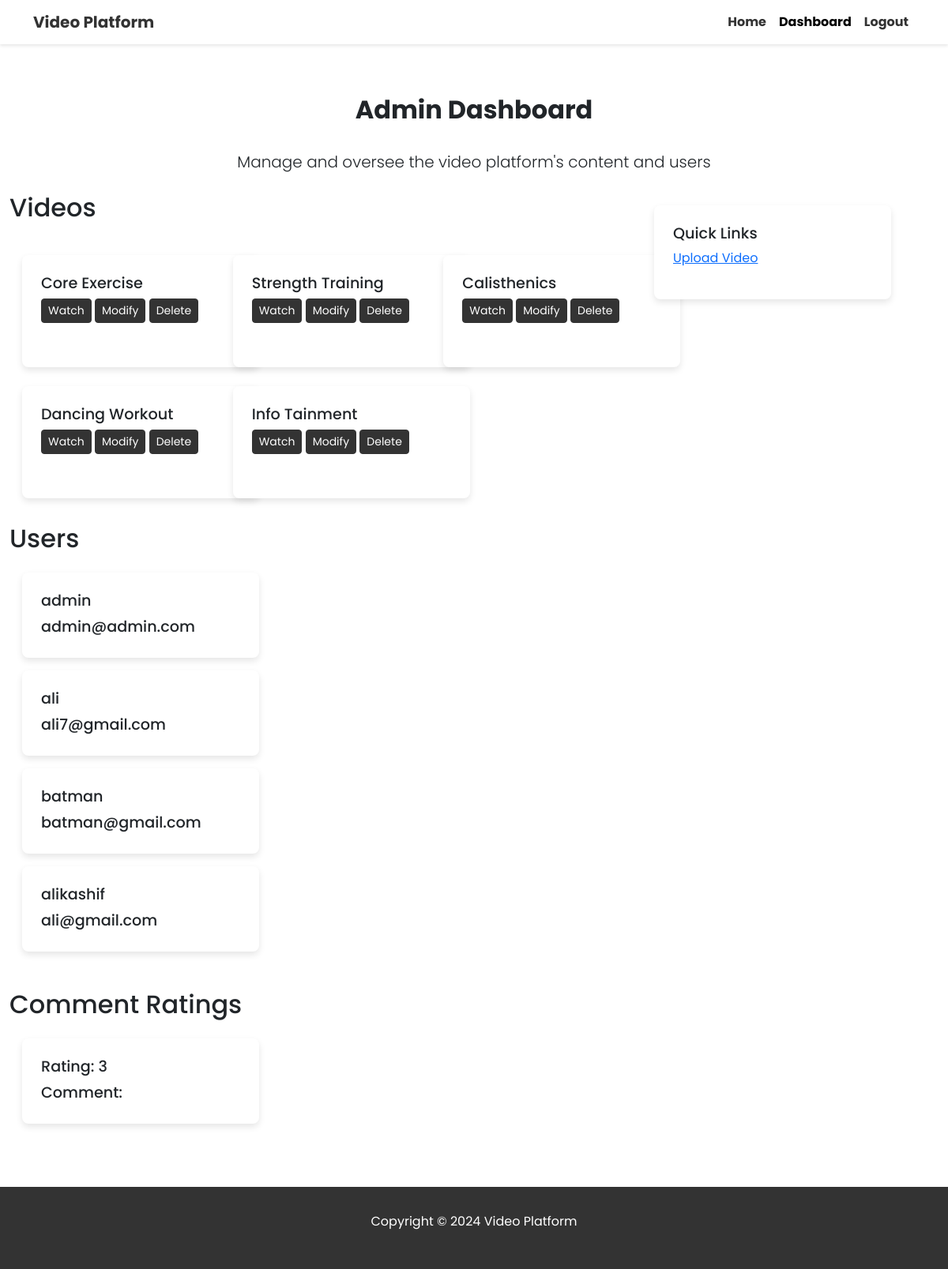
Page /accounts/dashboard/ (signed in) on the committed database.
### videos/models.py (models this page shows, shortened)
class Video(models.Model):
    title = models.CharField(max_length=200)
    publisher = models.CharField(max_length=100)
    producer = models.CharField(max_length=100)
    genre = models.CharField(max_length=100)
    age_rating = models.CharField(max_length=10)
    video_file = models.FileField(upload_to='videos/')
    uploaded_by = models.ForeignKey(settings.AUTH_USER_MODEL, on_delete=models.CASCADE)
    upload_date = models.DateTimeField(auto_now_add=True)

class CommentRating(models.Model):
    video = models.ForeignKey(Video, on_delete=models.CASCADE)
    user = models.ForeignKey(settings.AUTH_USER_MODEL, on_delete=models.CASCADE)
    text = models.TextField(blank=True, null=True)
    rating = models.IntegerField(blank=True, null=True)
    created_date = models.DateTimeField(auto_now_add=True)

### accounts/models.py (models this page shows, shortened)
class CustomUser(AbstractBaseUser, PermissionsMixin):
    email = models.EmailField()
    first_name = models.CharField(max_length=50)
    last_name = models.CharField(max_length=50)
    username = models.CharField(max_length=20, unique=True)
    profile_picture = models.ImageField(upload_to='profile_pics', default='profile_pics/default.jpg')
    is_active = models.BooleanField(default=True)
    is_staff = models.BooleanField(default=False)
    is_superuser = models.BooleanField(default=False)
    date_joined = models.DateTimeField(default=timezone.now)
    objects = CustomUserManager()
    USERNAME_FIELD = 'username'
    REQUIRED_FIELDS = ['email']
    groups = models.ManyToManyField(
        'auth.Group',
        related_name='custom_users',  # Add this related_name
        blank=True,
        verbose_name='groups',
        help_text='The groups this user belongs to. A user will get all permissions granted to each of their groups.',
    )
    user_permissions = models.ManyToManyField(
        'auth.Permission',
        related_name='custom_users',  # Add this related_name
        blank=True,
        verbose_name='user permissions',
        help_text='Specific permissions for this user.',
        related_query_name='custom_user',
    )

### accounts/views.py (the view)
# urls.py: path('accounts/dashboard/', views.admin_dashboard, name='dashboard'),
@login_required
def admin_dashboard(request):
    users = CustomUser.objects.all()
    videos = Video.objects.all()
    comment_ratings = CommentRating.objects.all()
    context = {
        'users': users,
        'videos': videos,
        'comment_ratings': comment_ratings,
    }
    return render(request, 'accounts/admin_dashboard.html', context)

### accounts/templates/accounts/admin_dashboard.html (shortened to what this page needs)
<!DOCTYPE html>
<html lang="en">
<head>
  <link href="https://cdn.jsdelivr.net/npm/bootstrap@5.3.3/dist/css/bootstrap.min.css" rel="stylesheet" />
</head>
<body>
    <nav class="navbar navbar-expand-lg navbar-light">
      <div class="container">
        <a class="navbar-brand" href="#">Video Platform</a>
        <div
          class="collapse navbar-collapse justify-content-end"
          id="navbarNav"
        >
          <ul class="navbar-nav">
            <li class="nav-item">
              <a class="nav-link" href="{% url 'dashboard' %}">Home</a>
            </li>
            <li class="nav-item">
              <a class="nav-link active" href="{% url 'dashboard' %}"
                >Dashboard</a
              >
            </li>
            <li class="nav-item">
              <a class="nav-link" href="{% url 'logout' %}">Logout</a>
            </li>
          </ul>
        </div>
      </div>
    </nav>
    <section class="admin-section">
      <div class="container">
        <h1>Admin Dashboard</h1>
        <p class="lead text-center mb-4">
          Manage and oversee the video platform's content and users
        </p>
        <div class="row">
          <div class="col-md-8">
            <div class="video-section mb-5">
              <h2 class="mb-4">Videos</h2>
              <div class="row row-cols-1 row-cols-md-3 g-4">
                {% for video in videos %}
                <div class="col">
                  <div class="card h-100">
                    <div class="card-body">
                      <h3 class="card-title">{{ video.title }}</h3>
                      <a href="{% url 'video_detail' video.id %}"
                        class="btn btn-primary btn-sm"
                        >Watch</a
                      >
                      <a
                        href="{% url 'modify_video' video.id %}"
                        class="btn btn-secondary btn-sm"
                        >Modify</a
                      >
                      <form
                        method="post"
                        action="{% url 'delete_video' video.id %}"
                        style="display: inline;"
                      >
                        <button type="submit" class="btn btn-danger btn-sm">
                          Delete
                        </button>
                      </form>
                    </div>
                  </div>
                </div>
                {% empty %}
                <div class="col">
                  <p>No videos available.</p>
                </div>
                {% endfor %}
              </div>
            </div>
            <div class="user-section mb-5">
              <h2 class="mb-4">Users</h2>
              {% for user in users %}
              <div class="card mb-3">
                <div class="card-body">
                  <h5 class="card-title">{{ user.username }}</h5>
                  <p class="card-text">{{ user.email }}</p>
                </div>
              </div>
              {% empty %}
              <p>No users available.</p>
              {% endfor %}
            </div>
            <div class="comment-rating-section">
              <h2 class="mb-4">Comment Ratings</h2>
              {% for rating in comment_ratings %}
              <div class="card mb-3">
                <div class="card-body">
                  <h5 class="card-title">Rating: {{ rating.rating }}</h5>
                  <p class="card-text">Comment: {{ rating.comment.text }}</p>
                </div>
              </div>
              {% empty %}
              <p>No comment ratings available.</p>
              {% endfor %}
            </div>
          </div>
          <div class="col-md-4">
            <div class="sidebar">
              <div class="card mb-4">
                <div class="card-body">
                  <h5 class="card-title">Quick Links</h5>
                  <ul class="list-unstyled">
                    <li>
                      <a href="{% url 'upload_video' %}">Upload Video</a>
                    </li>
                  </ul>
                </div>
              </div>
            </div>
          </div>
        </div>
      </div>
    </section>
    <footer class="footer">
      <div class="container">
        <p class="text-center">Copyright © 2024 Video Platform</p>
      </div>
    </footer>
  </body>
</html>

### accounts/templates/accounts/admin_dashboard.html (style rules this page uses)
body { font-family: 'Poppins', sans-serif; background-color: #f8f9fa; }
.navbar { box-shadow: 0 2px 4px rgba(0, 0, 0, 0.1); background-color: #fff; }
.navbar-brand, .nav-link { font-weight: 700; color: #333; }
.admin-section { padding-top: 4rem; padding-bottom: 4rem; background-color: #fff; box-shadow: 0 2px 4px rgba(0, 0, 0, 0.1); }
.admin-section h1 { font-weight: 700; font-size: 2rem; margin-bottom: 2rem; text-align: center; }
.card { border: none; border-radius: 8px; overflow: hidden; box-shadow: 0 4px 8px rgba(0, 0, 0, 0.1); transition: all 0.3s ease; width: 300px; margin: 1rem; }
.card-body { padding: 1.5rem; }
.card-title, .card-text { font-weight: 500; font-size: 1.2rem; margin-bottom: 0.5rem; }
.btn-primary, .btn-secondary, .btn-danger { background-color: #333; border-color: #333; }
.footer { padding: 2rem 0; background-color: #333; color: #fff; }
@media (min-width: 992px) { .admin-section { display: flex; justify-content: center; align-items: center; } }
@media (min-width: 992px) { .admin-section .container { max-width: 1200px; } }

### rows in the picture
Video: title "Core Exercise"
Video: title "Strength Training"
Video: title "Calisthenics"
Video: title "Dancing Workout"
Video: title "Info Tainment"
CustomUser: username "admin", email "admin@admin.com"
CustomUser: username "ali", email "ali7@gmail.com"
CustomUser: username "batman", email "batman@gmail.com"
CustomUser: username "alikashif", email "ali@gmail.com"
CommentRating: rating "3"
